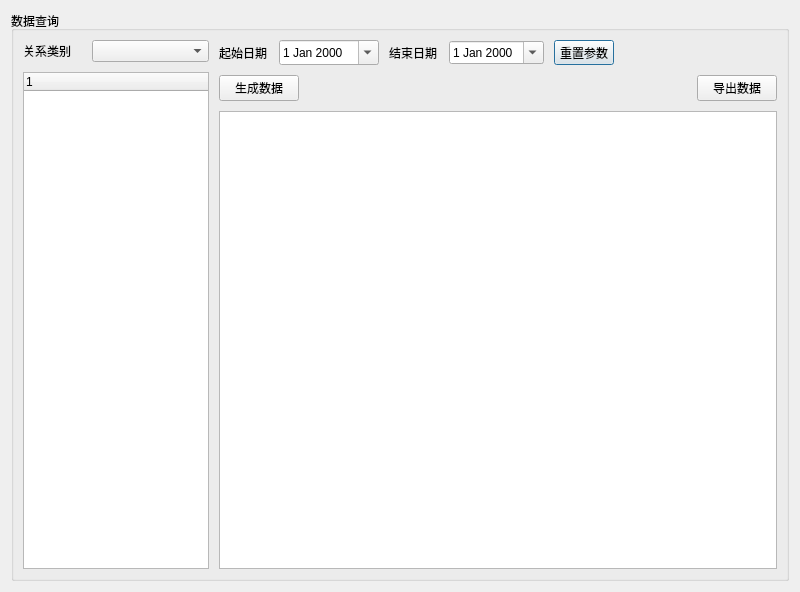
<?xml version="1.0" encoding="UTF-8"?>
<ui version="4.0">
 <class>CrmExportDlg</class>
 <widget class="QDialog" name="CrmExportDlg">
  <property name="geometry">
   <rect>
    <x>0</x>
    <y>0</y>
    <width>800</width>
    <height>592</height>
   </rect>
  </property>
  <property name="windowTitle">
   <string>返佣数据查询</string>
  </property>
  <layout class="QVBoxLayout" name="verticalLayout_4">
   <item>
    <widget class="QGroupBox" name="groupBox">
     <property name="title">
      <string>数据查询</string>
     </property>
     <layout class="QHBoxLayout" name="horizontalLayout_7" stretch="1,3">
      <property name="spacing">
       <number>10</number>
      </property>
      <item>
       <layout class="QVBoxLayout" name="verticalLayout">
        <item>
         <layout class="QHBoxLayout" name="horizontalLayout" stretch="1,2">
          <item>
           <widget class="QLabel" name="label">
            <property name="text">
             <string>关系类别</string>
            </property>
           </widget>
          </item>
          <item>
           <widget class="QComboBox" name="cm_rela"/>
          </item>
         </layout>
        </item>
        <item>
         <widget class="QTreeWidget" name="list_rela">
          <column>
           <property name="text">
            <string notr="true">1</string>
           </property>
          </column>
         </widget>
        </item>
       </layout>
      </item>
      <item>
       <layout class="QVBoxLayout" name="verticalLayout_3">
        <item>
         <layout class="QHBoxLayout" name="horizontalLayout_6">
          <item>
           <layout class="QHBoxLayout" name="horizontalLayout_2">
            <item>
             <layout class="QHBoxLayout" name="horizontalLayout_3">
              <item>
               <widget class="QLabel" name="label_2">
                <property name="minimumSize">
                 <size>
                  <width>50</width>
                  <height>25</height>
                 </size>
                </property>
                <property name="maximumSize">
                 <size>
                  <width>50</width>
                  <height>25</height>
                 </size>
                </property>
                <property name="text">
                 <string>起始日期</string>
                </property>
               </widget>
              </item>
              <item>
               <widget class="QDateEdit" name="de_start">
                <property name="minimumSize">
                 <size>
                  <width>100</width>
                  <height>25</height>
                 </size>
                </property>
                <property name="maximumSize">
                 <size>
                  <width>100</width>
                  <height>25</height>
                 </size>
                </property>
                <property name="calendarPopup">
                 <bool>true</bool>
                </property>
               </widget>
              </item>
             </layout>
            </item>
            <item>
             <layout class="QHBoxLayout" name="horizontalLayout_4">
              <item>
               <widget class="QLabel" name="label_3">
                <property name="minimumSize">
                 <size>
                  <width>50</width>
                  <height>25</height>
                 </size>
                </property>
                <property name="maximumSize">
                 <size>
                  <width>50</width>
                  <height>25</height>
                 </size>
                </property>
                <property name="text">
                 <string>结束日期</string>
                </property>
               </widget>
              </item>
              <item>
               <widget class="QDateEdit" name="de_end">
                <property name="calendarPopup">
                 <bool>true</bool>
                </property>
               </widget>
              </item>
             </layout>
            </item>
            <item>
             <widget class="QPushButton" name="btn_reset">
              <property name="minimumSize">
               <size>
                <width>60</width>
                <height>25</height>
               </size>
              </property>
              <property name="maximumSize">
               <size>
                <width>60</width>
                <height>25</height>
               </size>
              </property>
              <property name="text">
               <string>重置参数</string>
              </property>
             </widget>
            </item>
           </layout>
          </item>
          <item>
           <spacer name="horizontalSpacer_2">
            <property name="orientation">
             <enum>Qt::Horizontal</enum>
            </property>
            <property name="sizeHint" stdset="0">
             <size>
              <width>40</width>
              <height>20</height>
             </size>
            </property>
           </spacer>
          </item>
         </layout>
        </item>
        <item>
         <layout class="QVBoxLayout" name="verticalLayout_2">
          <item>
           <layout class="QHBoxLayout" name="horizontalLayout_5">
            <item>
             <widget class="QPushButton" name="btn_gn">
              <property name="text">
               <string>生成数据</string>
              </property>
             </widget>
            </item>
            <item>
             <spacer name="horizontalSpacer_4">
              <property name="orientation">
               <enum>Qt::Horizontal</enum>
              </property>
              <property name="sizeHint" stdset="0">
               <size>
                <width>40</width>
                <height>20</height>
               </size>
              </property>
             </spacer>
            </item>
            <item>
             <widget class="QPushButton" name="btn_export">
              <property name="text">
               <string>导出数据</string>
              </property>
             </widget>
            </item>
           </layout>
          </item>
          <item>
           <widget class="QTableWidget" name="tvData">
            <property name="minimumSize">
             <size>
              <width>60</width>
              <height>25</height>
             </size>
            </property>
            <property name="midLineWidth">
             <number>0</number>
            </property>
            <property name="editTriggers">
             <set>QAbstractItemView::NoEditTriggers</set>
            </property>
            <property name="selectionMode">
             <enum>QAbstractItemView::ExtendedSelection</enum>
            </property>
            <property name="selectionBehavior">
             <enum>QAbstractItemView::SelectRows</enum>
            </property>
           </widget>
          </item>
         </layout>
        </item>
       </layout>
      </item>
     </layout>
    </widget>
   </item>
  </layout>
 </widget>
 <resources/>
 <connections/>
</ui>
